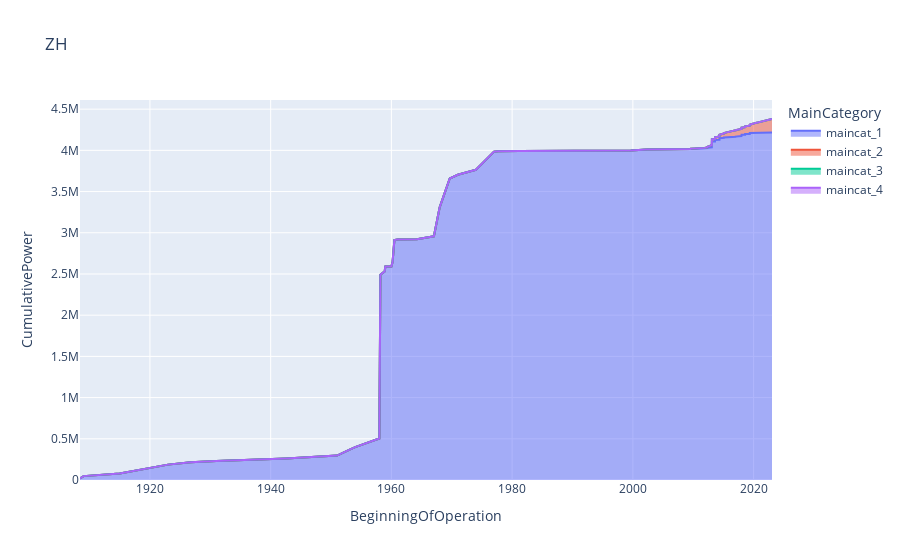

Notebook source saved alongside this figure:
### Code cell
df_canton_new['VS'].plot(kind='area',x='BeginningOfOperation', y='CumulativePower', title='ZH', color='MainCategory', line_group='MainCategory')

### Figure 1 — Plotly figure (JSON) as saved in the notebook; plotly's stock layout.template omitted (floating-point values rounded to 4 significant figures; data arrays with more than 128 entries replaced by an {"elided": "..."} marker saying what was removed)
{"data": [{"fillpattern": {"shape": ""}, "hovertemplate": "MainCategory=maincat_1<br>BeginningOfOperation=%{x}<br>CumulativePower=%{y}<extra></extra>", "legendgroup": "maincat_1", "line": {"color": "#636efa"}, "marker": {"symbol": "circle"}, "mode": "lines", "name": "maincat_1", "orientation": "v", "showlegend": true, "stackgroup": "1", "type": "scatter", "x": {"elided": "2656 str values"}, "xaxis": "x", "y": {"elided": "2656 float values"}, "yaxis": "y"}, {"fillpattern": {"shape": ""}, "hovertemplate": "MainCategory=maincat_2<br>BeginningOfOperation=%{x}<br>CumulativePower=%{y}<extra></extra>", "legendgroup": "maincat_2", "line": {"color": "#EF553B"}, "marker": {"symbol": "circle"}, "mode": "lines", "name": "maincat_2", "orientation": "v", "showlegend": true, "stackgroup": "1", "type": "scatter", "x": {"elided": "2656 str values"}, "xaxis": "x", "y": {"elided": "2656 float values"}, "yaxis": "y"}, {"fillpattern": {"shape": ""}, "hovertemplate": "MainCategory=maincat_3<br>BeginningOfOperation=%{x}<br>CumulativePower=%{y}<extra></extra>", "legendgroup": "maincat_3", "line": {"color": "#00cc96"}, "marker": {"symbol": "circle"}, "mode": "lines", "name": "maincat_3", "orientation": "v", "showlegend": true, "stackgroup": "1", "type": "scatter", "x": {"elided": "2656 str values"}, "xaxis": "x", "y": {"elided": "2656 int values"}, "yaxis": "y"}, {"fillpattern": {"shape": ""}, "hovertemplate": "MainCategory=maincat_4<br>BeginningOfOperation=%{x}<br>CumulativePower=%{y}<extra></extra>", "legendgroup": "maincat_4", "line": {"color": "#ab63fa"}, "marker": {"symbol": "circle"}, "mode": "lines", "name": "maincat_4", "orientation": "v", "showlegend": true, "stackgroup": "1", "type": "scatter", "x": {"elided": "2656 str values"}, "xaxis": "x", "y": {"elided": "2656 int values"}, "yaxis": "y"}], "layout": {"legend": {"title": {"text": "MainCategory"}, "tracegroupgap": 0}, "title": {"text": "ZH"}, "xaxis": {"anchor": "y", "domain": [0, 1], "title": {"text": "BeginningOfOperation"}}, "yaxis": {"anchor": "x", "domain": [0, 1], "title": {"text": "CumulativePower"}}}}
